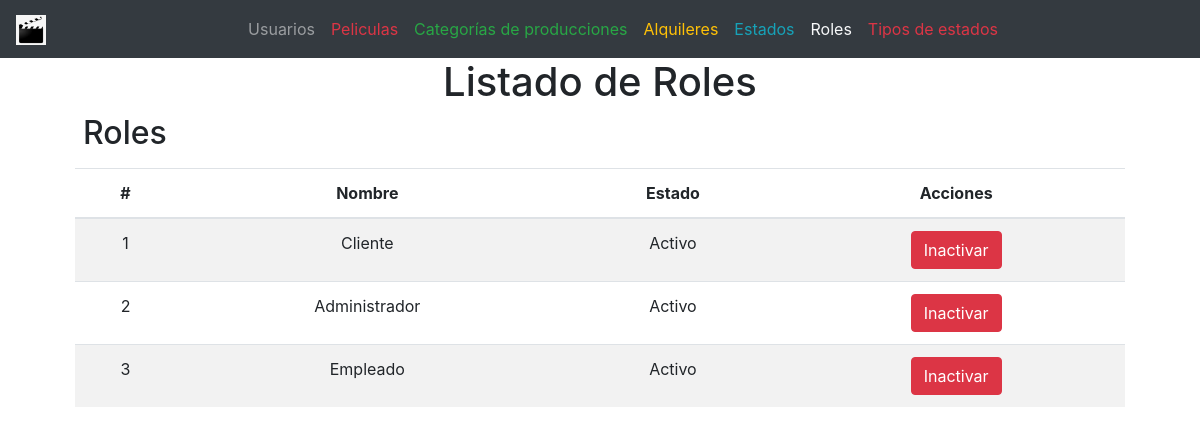
The app's page /?controller=role with its own data.
### tables this page shows
CREATE TABLE `roles` (
  `id` int(11) NOT NULL,
  `name` varchar(20) NOT NULL,
  `status_id` int(11) NOT NULL
);

CREATE TABLE `statuses` (
  `id` int(11) NOT NULL,
  `status` varchar(100) NOT NULL,
  `type_status_id` int(11) NOT NULL
);

### controllers/RoleController.php (called while the page is built, shortened)
<?php
require 'Models/Role.php';
class RoleController{
    private $model;
    public function __construct()
    {
        $this->model = new Role;
    }
    public function index()
    {
        require 'views/layout.php';
        $roles = $this->model->getAll();
        require 'views/roles/list.php';
    }
 }

### models/Role.php (called while the page is built, shortened)
<?php
class Role
{
	private $pdo;
	public function __construct()
	{
		try {
			$this->pdo = new Database;
		} catch (PDOException $e) {
			die($e->getMessage());
		}
	}
	public function getAll()
	{
		try {
			$strSql = "SELECT r.*, s.status as status FROM roles r INNER JOIN  statuses s  ON s.id=r.status_id ORDER BY r.id ASC";
			$query = $this->pdo->select($strSql);
			return $query;
		} catch (PDOException $e) {
			die($e->getMessage());
		}
	}
}

### providers/Database.php (called while the page is built, shortened)
<?php
class Database extends PDO
{
	public function select($strSql, $arrayData = array(), $fetchMode = PDO::FETCH_OBJ)
	{
		$query = $this->prepare($strSql);
		if (!$query->execute())
			echo "Error, la consulta no se realizó";
		else
			return $query->fetchAll($fetchMode);
	}
}

### views/roles/list.php (the view)
<main class="container">
	<section class="col-md-12 text-center">
		<h1>Listado de Roles</h1>
		<div class="col-md-12 m-2 d-flex justify-content-between">
			<h2>Roles</h2>
		</div>
		<section class="col-md-12">
			<table class="table table-striped table-hover">
			  <thead>
			    <tr>
			      <th>#</th>
			      <th>Nombre</th>
			      <th>Estado</th>
			      <th>Acciones</th>
			    </tr>
			  </thead>
			  <tbody>
			  	<?php foreach($roles as $role) :?>
				    <tr>
				      <td><?php echo $role->id ?></td>
				      <td><?php echo $role->name ?></td>
				      <td><?php echo $role->status ?></td>
				      <td>
				      	<?php
				      		if($role->status_id == 1) {
				      	?>
			      			<a href="?controller=role&method=updateStatus&id=<?php echo $role->id ?>" class="btn btn-danger">Inactivar</a>
			      		<?php
			      			} elseif($role->status_id == 2) {
			      		?>
			      			<a href="?controller=role&method=updateStatus&id=<?php echo $role->id ?>" class="btn btn-primary">Activar</a>
			      		<?php
			      			}
			      		?>
				      </td>
				    </tr>
				  <?php endforeach ?>
			  </tbody>
			</table>
		</section>
	</section>
</main>

### records on screen
roles: id "1", name "Cliente", status.status "Activo"
roles: id "2", name "Administrador", status.status "Activo"
roles: id "3", name "Empleado", status.status "Activo"
